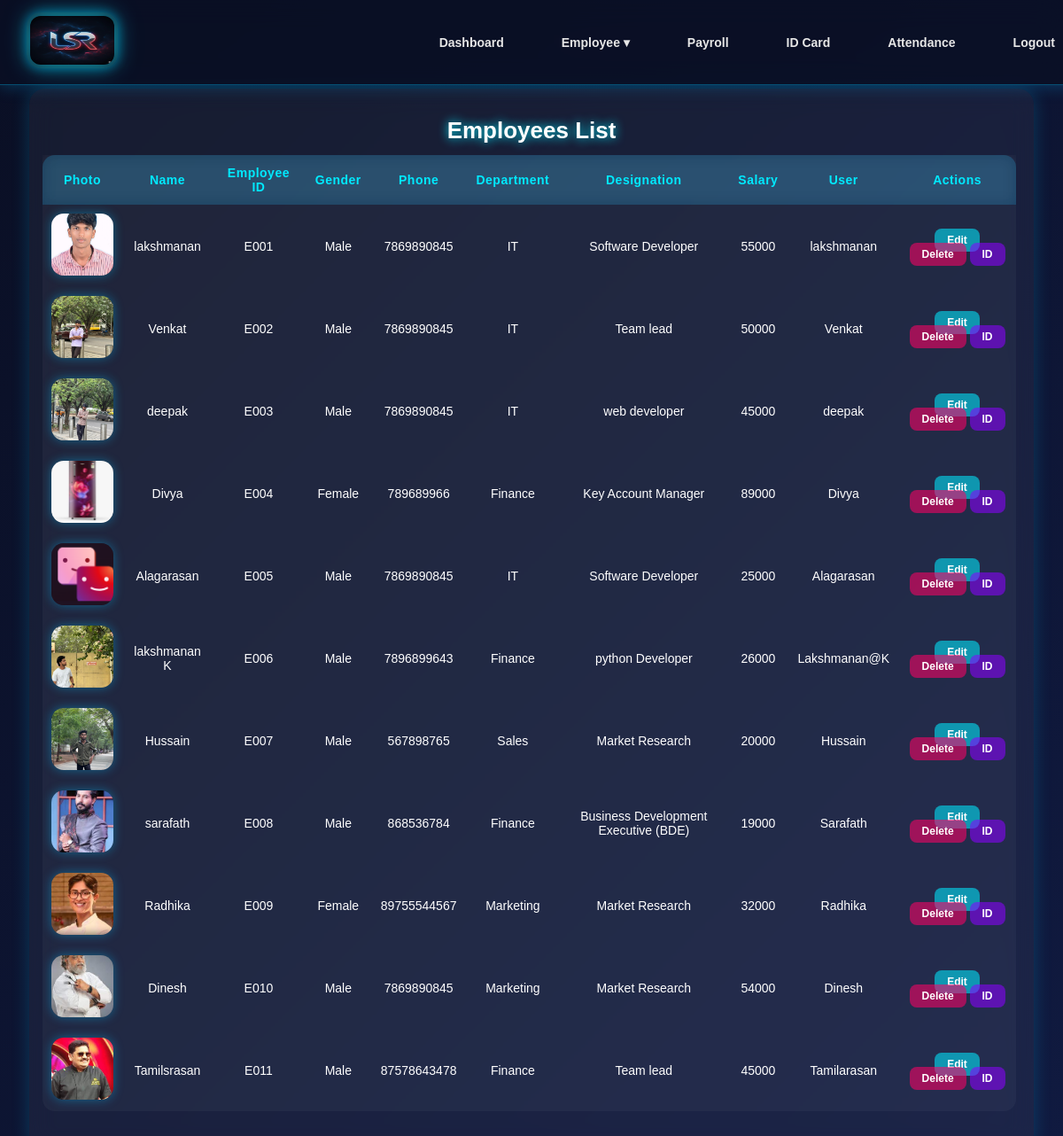
The app's page /employee/, older data.
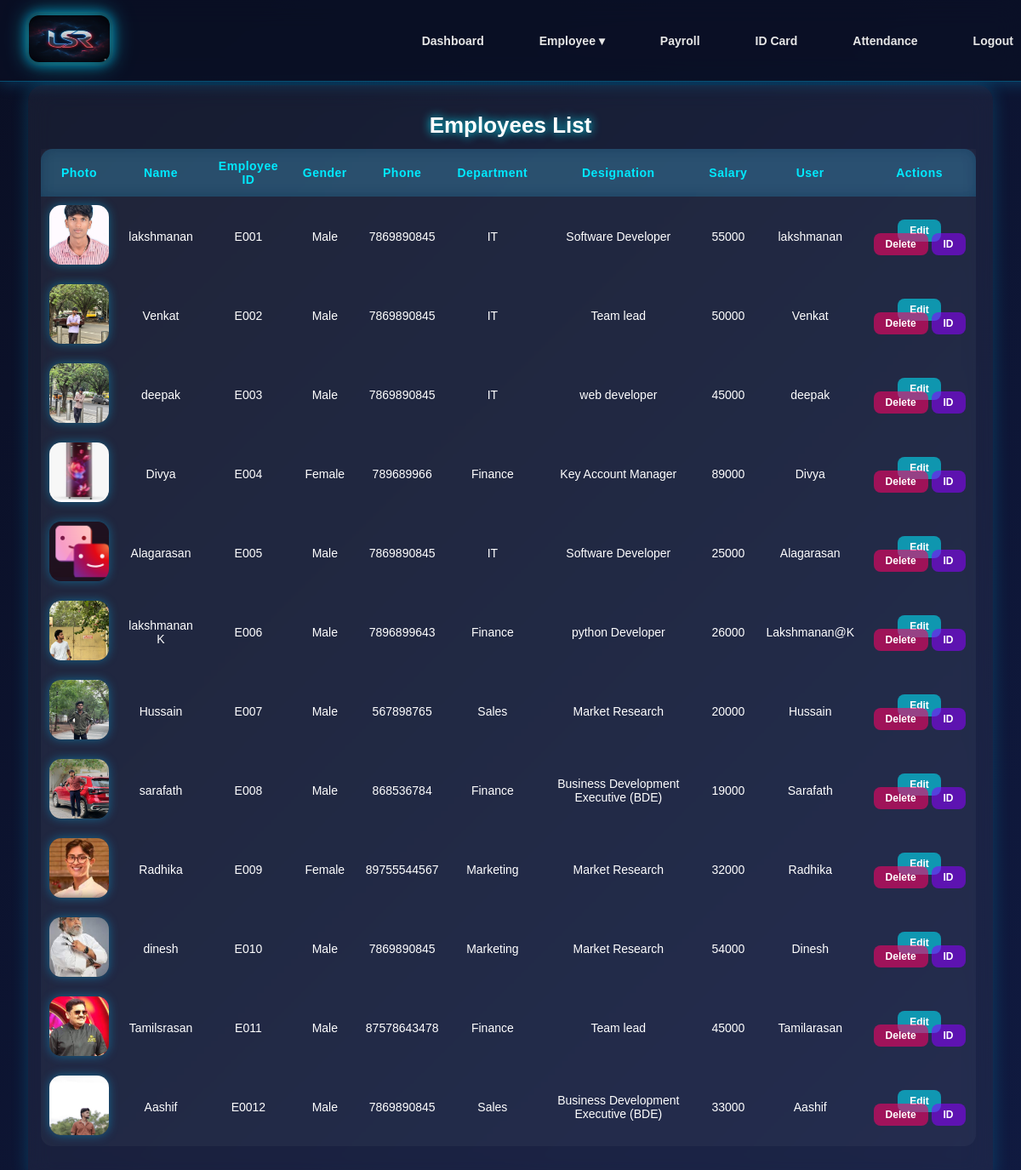
The same page, newer data.
### app/models.py (models this page shows, shortened)
class Employees(models.Model):
    user = models.OneToOneField(CustomUser, on_delete=models.CASCADE, null=True, blank=True)
    name = models.CharField(max_length=20)
    emp_id = models.CharField(max_length=20, unique=True, blank=True)
    Gender = models.CharField(choices=[('Male','Male'),('Female','Female'),('other','other')])
    phone = models.IntegerField()
    depertment = models.CharField(choices=[('HR','HR'),('IT','IT'),('Finance','Finance'),('Marketing','Marketing'),('Sales','Sales')])
    designation = models.CharField(max_length=50)
    salary = models.IntegerField()
    photo = models.ImageField(upload_to='image', blank=True, null=True)

class CustomUser(AbstractUser):
    roles = [("hr","HR"),("employee","Employee")]
    role = models.CharField(choices=roles)

### app/views.py (the view)
# urls.py: path('employee/',employee_view,name="employee"),
def employee_view(request):
    emp = Employees.objects.all()
    return render(request, 'employee.html', {'emp': emp})

### app/templates/employee.html (shortened to what this page needs)
<!DOCTYPE html>
<html lang="en">
<head>
    {% load static %}
     <link rel="stylesheet" href="{% static 'css/style.css' %}">
</head>
<body>
     {% include "hr_navbar.html" %}
    <div class="container">
        <h1 class="emp">Employees List</h1>
        <div class="table-wrapper">
            <table>
                <thead>
                    <tr>
                        <th>Photo</th>
                        <th>Name</th>
                        <th>Employee ID</th>
                        <th>Gender</th>
                        <th>Phone</th>
                        <th>Department</th>
                        <th>Designation</th>
                        <th>Salary</th>
                        <th>User</th>
                        <th>Actions</th>
                    </tr>
                </thead>
                <tbody>
                    {% for i in emp %}
                    <tr>
                        <td><img src="{{ i.photo.url }}"></td>
                        <td>{{ i.name }}</td>
                        <td>{{ i.emp_id }}</td>
                        <td>{{ i.Gender }}</td>
                        <td>{{ i.phone }}</td>
                        <td>{{ i.depertment }}</td>
                        <td>{{ i.designation }}</td>
                        <td>{{ i.salary }}</td>
                        <td>{{ i.user }}</td>
                        <td>
                            <a class="edit-btn" href="{% url 'employee_edit' i.id %}">Edit</a>
                            <a class="delete-btn" href="{% url 'employee_delete' i.id %}">Delete</a>
                            <a class="idcords" href="{% url 'create-id' i.id %}">ID</a>
                        </td>
                    </tr>
                    {% endfor %}
                </tbody>
            </table>
        </div>
    </div>
</body>
</html>

### app/templates/hr_navbar.html (shortened to what this page needs)
{% load static %}
<div class="navbar">
    <div class="nav-left">
        <img src="{% static 'image/Logo (2).png' %}" alt="logo" width="95" height="55">
    </div>
    <div class="nav-links">
        <a href="{% url 'hr_dashboard' %}"
            class="{% if request.resolver_match.url_name == 'hr_dashboard' %}active{% endif %}">
            Dashboard
        </a>
        <div class="dropdown">
            <span class="dropbtn">Employee ▾</span>
        </div>
        <a href="#" class="{% if request.resolver_match.url_name == 'payroll' %}active{% endif %}">
            Payroll
        </a>
        <a href="{% url 'idcards' %}" class="{% if request.resolver_match.url_name == 'idcards' %}active{% endif %}">
            ID Card
        </a>
        <a href="{% url 'hr_attendance_panel' %}"
            class="{% if request.resolver_match.url_name == 'hr_attendance_panel' %}active{% endif %}">
            Attendance
        </a>
        <a href="{% url 'employee-login' %}"
            class="{% if request.resolver_match.url_name == 'employee-login' %}active{% endif %}">
            Logout
        </a>
    </div>
</div>

### app/static/css/style.css (style rules this page uses)
.navbar { width: 95%; padding: 12px 40px; display: flex; align-items: center; justify-content: space-between; position: fixed; top: 0; z-index: 999; background: rgba(255,255,255,0.08); backdrop-filter: blur(18px); border-bottom: 1px solid rgba(255,255,255,0.15); box-shadow: 0 0 25px rgba(0,234,255,0.3), 0 0 40px rgba(255,0,200,0.25); animation: navFade 1s ease forwards; }
.nav-left img { border-radius: 18px; padding: 4px; background: rgba(255, 255, 255, 0.05); backdrop-filter: blur(6px); filter: drop-shadow(0 0 12px rgba(0,234,255,0.6)); transition: 0.35s ease-in-out; }
.nav-links { display: flex; gap: 35px; align-items: center; }
.nav-links a, .dropbtn { font-size: 17px; font-weight: 600; text-decoration: none; padding: 10px 0; position: relative; cursor: pointer; transition: 0.3s ease-in-out; }
.nav-links a::after, .dropbtn::after { content: ""; position: absolute; left: 0; bottom: -4px; width: 0%; height: 3px; background: linear-gradient(90deg, #ff00c8, #00eaff); box-shadow: 0 0 10px #00eaff; transition: width 0.4s ease-in-out; }
.dropdown { position: relative; }
body { margin: 0; font-family: "Poppins", sans-serif; background: radial-gradient(circle at top, #14001f, #000000 70%); min-height: 100vh; color: white; padding-top: 80px; }
body { margin: 0; padding: 0; font-family: "Poppins", sans-serif; background: linear-gradient(135deg, #0a0f24, #101a40); color: white; overflow: hidden; }
.navbar { width: 98%; padding: 14px 30px; display: flex; justify-content: space-between; align-items: center; background: rgba(10, 15, 35, 0.75); backdrop-filter: blur(15px); border-bottom: 1.5px solid rgba(0, 195, 255, 0.35); position: fixed; top: 0; left: 0; z-index: 999; box-shadow: 0 0 18px rgba(0, 180, 255, 0.3); }
.nav-left img { transition: 0.35s; border-radius: 16px; padding: 4px; background: rgba(255, 255, 255, 0.04); box-shadow: 0 0 12px rgba(0, 195, 255, 0.4); }
.nav-links a, .dropbtn { margin: 0 15px; text-decoration: none; font-weight: 600; font-size: 14px; color: #e6e6e6; transition: 0.25s; }
.dropdown { position: relative; display: inline-block; }
.container { position: absolute; top: 100px; left: 50%; transform: translateX(-50%); width: 92%; height: calc(100vh - 120px); background: rgba(255, 255, 255, 0.05); border-radius: 18px; backdrop-filter: blur(14px); padding: 15px; box-shadow: 0 0 20px rgba(0, 200, 255, 0.22); overflow: hidden; }
.emp { text-align: center; margin-bottom: 12px; font-size: 26px; text-shadow: 0 0 12px #00eaff; }
.table-wrapper { height: calc(100% - 70px); overflow-y: auto; padding-right: 5px; }
table { width: 100%; border-collapse: collapse; background: rgba(255,255,255,0.04); border-radius: 14px; overflow: hidden; }
thead { background: rgba(0, 180, 255, 0.18); backdrop-filter: blur(8px); }
thead th { padding: 12px; font-size: 14px; letter-spacing: 0.5px; color: #00eaff; }
tbody tr { transition: 0.25s ease; }
td { padding: 10px; font-size: 14px; text-align: center; }
td img { width: 70px; height: 70px; border-radius: 14px; object-fit: cover; box-shadow: 0 0 12px rgba(0, 195, 255, 0.4); transition: 0.3s; }
.edit-btn, .delete-btn, .idcords { padding: 6px 14px; border-radius: 8px; text-decoration: none; color: white; font-size: 12px; font-weight: 600; transition: 0.25s ease-in-out; }
.edit-btn { background: #00eaff90; }
.delete-btn { background: #ff006690; }
.idcords { background: #8a00ff90; }
body { margin: 10px; padding: 0; font-family: Arial, sans-serif; background: linear-gradient(135deg, #0a0f24, #101a40); height: 100vh; overflow: hidden; }

Row changes from the older to the newer data that the page shows:
changed Employees "sarafath": photo: a different picture
changed Employees "Dinesh": name "Dinesh" → "dinesh"
added Employees: photo (picture), name "Aashif", emp_id "E0012", Gender "Male", phone "7869890845", depertment "Sales", designation "Business Development Executive (BDE)", salary "33000", user "Aashif"
